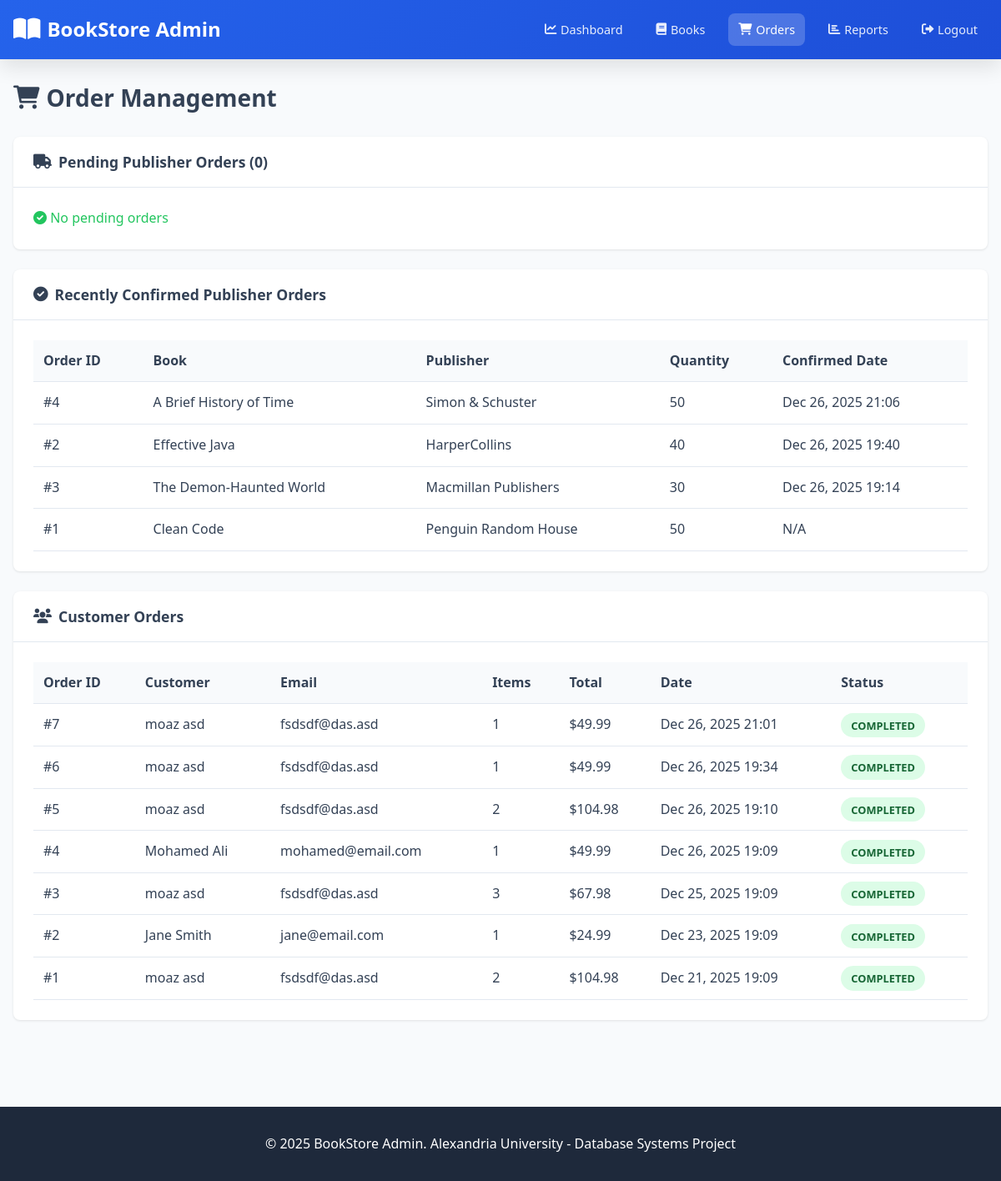
The app's page /orders.php (signed in) with its own data.
### tables this page shows
CREATE TABLE `publisher_orders` (
  `order_id` int(11) NOT NULL,
  `isbn` varchar(13) NOT NULL,
  `quantity_ordered` int(11) DEFAULT NULL CHECK (`quantity_ordered` > 0),
  `order_date` timestamp NOT NULL DEFAULT current_timestamp(),
  `order_status` enum('Pending','Confirmed','Cancelled') DEFAULT 'Pending',
  `confirmed_date` timestamp NULL DEFAULT NULL
);

CREATE TABLE `books` (
  `isbn` varchar(13) NOT NULL,
  `title` varchar(300) NOT NULL,
  `publisher_id` int(11) NOT NULL,
  `publication_year` int(11) DEFAULT NULL CHECK (`publication_year` between 1000 and 2100),
  `selling_price` decimal(10,2) DEFAULT NULL CHECK (`selling_price` > 0),
  `category` enum('Science','Art','Religion','History','Geography') NOT NULL,
  `image_url` varchar(255) DEFAULT NULL,
  `quantity_in_stock` int(11) DEFAULT 0 CHECK (`quantity_in_stock` >= 0),
  `minimum_threshold` int(11) DEFAULT 10 CHECK (`minimum_threshold` >= 0),
  `created_at` timestamp NOT NULL DEFAULT current_timestamp(),
  `updated_at` timestamp NOT NULL DEFAULT current_timestamp() ON UPDATE current_timestamp()
);

CREATE TABLE `publishers` (
  `publisher_id` int(11) NOT NULL,
  `publisher_name` varchar(200) NOT NULL,
  `address` text NOT NULL,
  `telephone` varchar(20) NOT NULL,
  `created_at` timestamp NOT NULL DEFAULT current_timestamp()
);

CREATE TABLE `customer_orders` (
  `order_id` int(11) NOT NULL,
  `customer_id` int(11) NOT NULL,
  `payment_id` int(11) NOT NULL,
  `shipping_address_id` int(11) NOT NULL,
  `order_date` timestamp NOT NULL DEFAULT current_timestamp(),
  `total_amount` decimal(10,2) DEFAULT NULL CHECK (`total_amount` >= 0),
  `order_status` enum('Completed','Cancelled','Refunded') DEFAULT 'Completed'
);

CREATE TABLE `customers` (
  `customer_id` int(11) NOT NULL,
  `username` varchar(50) NOT NULL,
  `password_hash` varchar(255) NOT NULL,
  `first_name` varchar(100) NOT NULL,
  `last_name` varchar(100) NOT NULL,
  `email` varchar(150) NOT NULL,
  `created_at` timestamp NOT NULL DEFAULT current_timestamp(),
  `last_login` timestamp NULL DEFAULT NULL
);

### orders.php (the view, shortened to what this page needs)
<?php
$conn = getConnection();
$pending_orders = $conn->query("
    SELECT po.*, b.title, p.publisher_name
    FROM publisher_orders po
    JOIN books b ON po.isbn = b.isbn
    JOIN publishers p ON b.publisher_id = p.publisher_id
    WHERE po.order_status = 'Pending'
    ORDER BY po.order_date DESC
")->fetch_all(MYSQLI_ASSOC);
$confirmed_orders = $conn->query("
    SELECT po.*, b.title, p.publisher_name
    FROM publisher_orders po
    JOIN books b ON po.isbn = b.isbn
    JOIN publishers p ON b.publisher_id = p.publisher_id
    WHERE po.order_status = 'Confirmed'
    ORDER BY po.confirmed_date DESC LIMIT 10
")->fetch_all(MYSQLI_ASSOC);
$customer_orders = $conn->query("
    SELECT co.*, CONCAT(c.first_name, ' ', c.last_name) as customer_name, c.email,
           COUNT(oi.order_item_id) as item_count
    FROM customer_orders co
    JOIN customers c ON co.customer_id = c.customer_id
    LEFT JOIN order_items oi ON co.order_id = oi.order_id
    GROUP BY co.order_id
    ORDER BY co.order_date DESC LIMIT 20
")->fetch_all(MYSQLI_ASSOC);
?>
<!DOCTYPE html>
<html lang="en">
<head>
    <link rel="stylesheet" href="../assets/css/style.css">
    <link rel="stylesheet" href="https://cdnjs.cloudflare.com/ajax/libs/font-awesome/6.0.0/css/all.min.css">
</head>
<body class="admin-body">
    <header class="admin-header">
        <div class="header-container">
            <a href="dashboard.php" class="logo"><i class="fas fa-book-open"></i> BookStore Admin</a>
            <nav class="nav-links">
                <a href="dashboard.php"><i class="fas fa-chart-line"></i> Dashboard</a>
                <a href="books.php"><i class="fas fa-book"></i> Books</a>
                <a href="orders.php" class="active"><i class="fas fa-shopping-cart"></i> Orders</a>
                <a href="reports.php"><i class="fas fa-chart-bar"></i> Reports</a>
                <a href="logout.php"><i class="fas fa-sign-out-alt"></i> Logout</a>
            </nav>
        </div>
    </header>
    <main class="container admin-container">
        <h1 class="page-title"><i class="fas fa-shopping-cart"></i> Order Management</h1>
        <div class="card">
            <div class="card-header">
                <h3><i class="fas fa-truck"></i> Pending Publisher Orders (<?php echo count($pending_orders); ?>)</h3>
            </div>
            <div class="card-body">
                <?php if (empty($pending_orders)): ?>
                    <p class="text-success"><i class="fas fa-check-circle"></i> No pending orders</p>
                <?php endif; ?>
            </div>
        </div>
        <div class="card">
            <div class="card-header">
                <h3><i class="fas fa-check-circle"></i> Recently Confirmed Publisher Orders</h3>
            </div>
            <div class="card-body">
                <?php if (empty($confirmed_orders)): ?>
                    <p class="text-muted">No confirmed orders yet</p>
                <?php else: ?>
                    <table class="table">
                        <thead>
                            <tr>
                                <th>Order ID</th>
                                <th>Book</th>
                                <th>Publisher</th>
                                <th>Quantity</th>
                                <th>Confirmed Date</th>
                            </tr>
                        </thead>
                        <tbody>
                            <?php foreach ($confirmed_orders as $order): ?>
                                <tr>
                                    <td>#<?php echo $order['order_id']; ?></td>
                                    <td><?php echo htmlspecialchars($order['title']); ?></td>
                                    <td><?php echo htmlspecialchars($order['publisher_name']); ?></td>
                                    <td><?php echo $order['quantity_ordered']; ?></td>
                                    <td><?php echo $order['confirmed_date'] ? date('M d, Y H:i', strtotime($order['confirmed_date'])) : 'N/A'; ?></td>
                                </tr>
                            <?php endforeach; ?>
                        </tbody>
                    </table>
                <?php endif; ?>
            </div>
        </div>
        <div class="card">
            <div class="card-header">
                <h3><i class="fas fa-users"></i> Customer Orders</h3>
            </div>
            <div class="card-body">
                <table class="table">
                    <thead>
                        <tr>
                            <th>Order ID</th>
                            <th>Customer</th>
                            <th>Email</th>
                            <th>Items</th>
                            <th>Total</th>
                            <th>Date</th>
                            <th>Status</th>
                        </tr>
                    </thead>
                    <tbody>
                        <?php foreach ($customer_orders as $order): ?>
                            <tr>
                                <td>#<?php echo $order['order_id']; ?></td>
                                <td><?php echo htmlspecialchars($order['customer_name']); ?></td>
                                <td><?php echo htmlspecialchars($order['email']); ?></td>
                                <td><?php echo $order['item_count']; ?></td>
                                <td>$<?php echo number_format($order['total_amount'], 2); ?></td>
                                <td><?php echo date('M d, Y H:i', strtotime($order['order_date'])); ?></td>
                                <td>
                                    <span class="status-badge status-<?php echo strtolower($order['order_status']); ?>">
                                        <?php echo $order['order_status']; ?>
                                    </span>
                                </td>
                            </tr>
                        <?php endforeach; ?>
                    </tbody>
                </table>
            </div>
        </div>
    </main>
    <footer class="footer">
        <div class="footer-content">
            <p>&copy; 2025 BookStore Admin. Alexandria University - Database Systems Project</p>
        </div>
    </footer>
</body>
</html>

### style.css (style rules this page uses)
:root { --primary-color: #2563eb; --primary-dark: #1d4ed8; --secondary-color: #64748b; --success-color: #22c55e; --warning-color: #f59e0b; --danger-color: #ef4444; --info-color: #3b82f6; --light-bg: #f8fafc; --dark-bg: #1e293b; --text-color: #334155; --text-muted: #94a3b8; --border-color: #e2e8f0; --shadow: 0 1px 3px rgba(0,0,0,0.1); --shadow-lg: 0 10px 25px rgba(0,0,0,0.1); --radius: 8px; --transition: all 0.3s ease; }
* { margin: 0; padding: 0; box-sizing: border-box; }
body { font-family: 'Segoe UI', system-ui, -apple-system, sans-serif; background-color: var(--light-bg); color: var(--text-color); line-height: 1.6; }
a { color: var(--primary-color); text-decoration: none; transition: var(--transition); }
.header, .admin-header { background: linear-gradient(135deg, var(--primary-color), var(--primary-dark)); color: white; padding: 1rem 0; box-shadow: var(--shadow-lg); position: sticky; top: 0; z-index: 1000; }
.header-container { max-width: 1400px; margin: 0 auto; padding: 0 1rem; display: flex; align-items: center; justify-content: space-between; flex-wrap: wrap; gap: 1rem; }
.logo { font-size: 1.5rem; font-weight: bold; color: white !important; display: flex; align-items: center; gap: 0.5rem; }
.logo i { font-size: 1.8rem; }
.nav-links { display: flex; gap: 1rem; align-items: center; }
.nav-links a { color: rgba(255,255,255,0.9); padding: 0.5rem 0.75rem; border-radius: var(--radius); display: flex; align-items: center; gap: 0.3rem; font-size: 0.9rem; }
.nav-links a:hover, .nav-links a.active { background: rgba(255,255,255,0.2); color: white; }
.container { max-width: 1400px; margin: 0 auto; padding: 2rem 1rem; }
.admin-container { padding-top: 1.5rem; }
.page-title { font-size: 1.75rem; margin-bottom: 1.5rem; display: flex; align-items: center; gap: 0.5rem; }
.card { background: white; border-radius: var(--radius); box-shadow: var(--shadow); margin-bottom: 1.5rem; }
.card-header { padding: 1rem 1.5rem; border-bottom: 1px solid var(--border-color); display: flex; justify-content: space-between; align-items: center; }
.card-header h3 { display: flex; align-items: center; gap: 0.5rem; font-size: 1.1rem; }
.card-body { padding: 1.5rem; }
.table { width: 100%; border-collapse: collapse; }
.table th, .table td { padding: 0.75rem; text-align: left; border-bottom: 1px solid var(--border-color); }
.table th { background: var(--light-bg); font-weight: 600; color: var(--text-color); }
.status-badge { padding: 0.35rem 0.75rem; border-radius: 20px; font-size: 0.8rem; font-weight: 600; text-transform: uppercase; }
.status-completed { background: #dcfce7; color: #166534; }
.text-success { color: var(--success-color); }
.footer { background: var(--dark-bg); color: white; padding: 2rem; text-align: center; margin-top: 3rem; }

### records on screen
publisher_orders: order_id "4", isbn.title "A Brief History of Time", publishers.publisher_name "Simon & Schuster", quantity_ordered "50", confirmed_date "Dec 26, 2025 21:06"
publisher_orders: order_id "2", isbn.title "Effective Java", publishers.publisher_name "HarperCollins", quantity_ordered "40", confirmed_date "Dec 26, 2025 19:40"
publisher_orders: order_id "3", isbn.title "The Demon-Haunted World", publishers.publisher_name "Macmillan Publishers", quantity_ordered "30", confirmed_date "Dec 26, 2025 19:14"
publisher_orders: order_id "1", isbn.title "Clean Code", publishers.publisher_name "Penguin Random House", quantity_ordered "50", shows "N/A"
customer_orders: order_id "7", customer_name "moaz asd", customer.email "fsdsdf@das.asd", item_count "1", total_amount "49.99", order_date "Dec 26, 2025 21:01", order_status "COMPLETED"
customer_orders: order_id "6", customer_name "moaz asd", customer.email "fsdsdf@das.asd", item_count "1", total_amount "49.99", order_date "Dec 26, 2025 19:34", order_status "COMPLETED"
customer_orders: order_id "5", customer_name "moaz asd", customer.email "fsdsdf@das.asd", item_count "2", total_amount "104.98", order_date "Dec 26, 2025 19:10", order_status "COMPLETED"
customer_orders: order_id "4", customer_name "Mohamed Ali", customer.email "mohamed@email.com", item_count "1", total_amount "49.99", order_date "Dec 26, 2025 19:09", order_status "COMPLETED"
customer_orders: order_id "3", customer_name "moaz asd", customer.email "fsdsdf@das.asd", item_count "3", total_amount "67.98", order_date "Dec 25, 2025 19:09", order_status "COMPLETED"
customer_orders: order_id "2", customer_name "Jane Smith", customer.email "jane@email.com", item_count "1", total_amount "24.99", order_date "Dec 23, 2025 19:09", order_status "COMPLETED"
customer_orders: order_id "1", customer_name "moaz asd", customer.email "fsdsdf@das.asd", item_count "2", total_amount "104.98", order_date "Dec 21, 2025 19:09", order_status "COMPLETED"

### other values on screen
count($pending_orders) "0"
